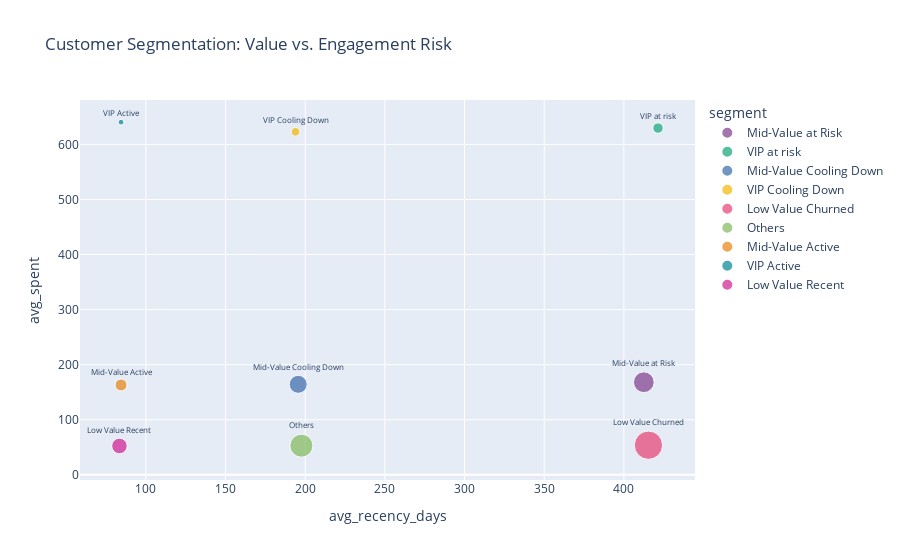

Notebook code cell kept with this figure:
### Code cell
import plotly.express as px


fig = px.scatter(customer_segments, 
                 x = 'avg_recency_days',
                 y = 'avg_spent',
                 size='customer_count',
                 color = 'segment',
                 color_discrete_sequence=px.colors.qualitative.Bold,
                 text = 'segment',
                 hover_data = ['revenue_pct', 'customer_pct', 'total_revenue'], 
                 title = 'Customer Segmentation: Value vs. Engagement Risk')

fig.update_traces(textposition ='top center', textfont_size = 8)
fig.show()

### Figure 1 — Plotly figure (JSON) as saved in the notebook; plotly's stock layout.template omitted (floating-point values rounded to 4 significant figures)
{"data": [{"customdata": [[19.7, 16, 2601098]], "hovertemplate": "segment=%{text}<br>avg_recency_days=%{x}<br>avg_spent=%{y}<br>customer_count=%{marker.size}<br>revenue_pct=%{customdata[0]}<br>customer_pct=%{customdata[1]}<br>total_revenue=%{customdata[2]}<extra></extra>", "legendgroup": "Mid-Value at Risk", "marker": {"color": "rgb(127, 60, 141)", "size": [15472], "sizemode": "area", "sizeref": 71.91, "symbol": "circle"}, "mode": "markers+text", "name": "Mid-Value at Risk", "orientation": "v", "showlegend": true, "text": ["Mid-Value at Risk"], "textfont": {"size": 8}, "textposition": "top center", "type": "scatter", "x": [412.5], "xaxis": "x", "y": [168.1], "yaxis": "y"}, {"customdata": [[18.4, 4, 2437778]], "hovertemplate": "segment=%{text}<br>avg_recency_days=%{x}<br>avg_spent=%{y}<br>customer_count=%{marker.size}<br>revenue_pct=%{customdata[0]}<br>customer_pct=%{customdata[1]}<br>total_revenue=%{customdata[2]}<extra></extra>", "legendgroup": "VIP at risk", "marker": {"color": "rgb(17, 165, 121)", "size": [3871], "sizemode": "area", "sizeref": 71.91, "symbol": "circle"}, "mode": "markers+text", "name": "VIP at risk", "orientation": "v", "showlegend": true, "text": ["VIP at risk"], "textfont": {"size": 8}, "textposition": "top center", "type": "scatter", "x": [421.4], "xaxis": "x", "y": [629.8], "yaxis": "y"}, {"customdata": [[14.5, 12.1, 1915424]], "hovertemplate": "segment=%{text}<br>avg_recency_days=%{x}<br>avg_spent=%{y}<br>customer_count=%{marker.size}<br>revenue_pct=%{customdata[0]}<br>customer_pct=%{customdata[1]}<br>total_revenue=%{customdata[2]}<extra></extra>", "legendgroup": "Mid-Value Cooling Down", "marker": {"color": "rgb(57, 105, 172)", "size": [11659], "sizemode": "area", "sizeref": 71.91, "symbol": "circle"}, "mode": "markers+text", "name": "Mid-Value Cooling Down", "orientation": "v", "showlegend": true, "text": ["Mid-Value Cooling Down"], "textfont": {"size": 8}, "textposition": "top center", "type": "scatter", "x": [195.6], "xaxis": "x", "y": [164.3], "yaxis": "y"}, {"customdata": [[12.8, 2.8, 1691807]], "hovertemplate": "segment=%{text}<br>avg_recency_days=%{x}<br>avg_spent=%{y}<br>customer_count=%{marker.size}<br>revenue_pct=%{customdata[0]}<br>customer_pct=%{customdata[1]}<br>total_revenue=%{customdata[2]}<extra></extra>", "legendgroup": "VIP Cooling Down", "marker": {"color": "rgb(242, 183, 1)", "size": [2716], "sizemode": "area", "sizeref": 71.91, "symbol": "circle"}, "mode": "markers+text", "name": "VIP Cooling Down", "orientation": "v", "showlegend": true, "text": ["VIP Cooling Down"], "textfont": {"size": 8}, "textposition": "top center", "type": "scatter", "x": [193.9], "xaxis": "x", "y": [622.9], "yaxis": "y"}, {"customdata": [[11.7, 29.8, 1546042]], "hovertemplate": "segment=%{text}<br>avg_recency_days=%{x}<br>avg_spent=%{y}<br>customer_count=%{marker.size}<br>revenue_pct=%{customdata[0]}<br>customer_pct=%{customdata[1]}<br>total_revenue=%{customdata[2]}<extra></extra>", "legendgroup": "Low Value Churned", "marker": {"color": "rgb(231, 63, 116)", "size": [28765], "sizemode": "area", "sizeref": 71.91, "symbol": "circle"}, "mode": "markers+text", "name": "Low Value Churned", "orientation": "v", "showlegend": true, "text": ["Low Value Churned"], "textfont": {"size": 8}, "textposition": "top center", "type": "scatter", "x": [415.4], "xaxis": "x", "y": [53.75], "yaxis": "y"}, {"customdata": [[7.6, 19.8, 1007598]], "hovertemplate": "segment=%{text}<br>avg_recency_days=%{x}<br>avg_spent=%{y}<br>customer_count=%{marker.size}<br>revenue_pct=%{customdata[0]}<br>customer_pct=%{customdata[1]}<br>total_revenue=%{customdata[2]}<extra></extra>", "legendgroup": "Others", "marker": {"color": "rgb(128, 186, 90)", "size": [19062], "sizemode": "area", "sizeref": 71.91, "symbol": "circle"}, "mode": "markers+text", "name": "Others", "orientation": "v", "showlegend": true, "text": ["Others"], "textfont": {"size": 8}, "textposition": "top center", "type": "scatter", "x": [197.6], "xaxis": "x", "y": [52.86], "yaxis": "y"}, {"customdata": [[6.3, 5.3, 831007]], "hovertemplate": "segment=%{text}<br>avg_recency_days=%{x}<br>avg_spent=%{y}<br>customer_count=%{marker.size}<br>revenue_pct=%{customdata[0]}<br>customer_pct=%{customdata[1]}<br>total_revenue=%{customdata[2]}<extra></extra>", "legendgroup": "Mid-Value Active", "marker": {"color": "rgb(230, 131, 16)", "size": [5094], "sizemode": "area", "sizeref": 71.91, "symbol": "circle"}, "mode": "markers+text", "name": "Mid-Value Active", "orientation": "v", "showlegend": true, "text": ["Mid-Value Active"], "textfont": {"size": 8}, "textposition": "top center", "type": "scatter", "x": [84.4], "xaxis": "x", "y": [163.1], "yaxis": "y"}, {"customdata": [[5.6, 1.2, 735879]], "hovertemplate": "segment=%{text}<br>avg_recency_days=%{x}<br>avg_spent=%{y}<br>customer_count=%{marker.size}<br>revenue_pct=%{customdata[0]}<br>customer_pct=%{customdata[1]}<br>total_revenue=%{customdata[2]}<extra></extra>", "legendgroup": "VIP Active", "marker": {"color": "rgb(0, 134, 149)", "size": [1149], "sizemode": "area", "sizeref": 71.91, "symbol": "circle"}, "mode": "markers+text", "name": "VIP Active", "orientation": "v", "showlegend": true, "text": ["VIP Active"], "textfont": {"size": 8}, "textposition": "top center", "type": "scatter", "x": [84.4], "xaxis": "x", "y": [640.5], "yaxis": "y"}, {"customdata": [[3.4, 9, 454865]], "hovertemplate": "segment=%{text}<br>avg_recency_days=%{x}<br>avg_spent=%{y}<br>customer_count=%{marker.size}<br>revenue_pct=%{customdata[0]}<br>customer_pct=%{customdata[1]}<br>total_revenue=%{customdata[2]}<extra></extra>", "legendgroup": "Low Value Recent", "marker": {"color": "rgb(207, 28, 144)", "size": [8690], "sizemode": "area", "sizeref": 71.91, "symbol": "circle"}, "mode": "markers+text", "name": "Low Value Recent", "orientation": "v", "showlegend": true, "text": ["Low Value Recent"], "textfont": {"size": 8}, "textposition": "top center", "type": "scatter", "x": [83.4], "xaxis": "x", "y": [52.34], "yaxis": "y"}], "layout": {"legend": {"itemsizing": "constant", "title": {"text": "segment"}, "tracegroupgap": 0}, "title": {"text": "Customer Segmentation: Value vs. Engagement Risk"}, "xaxis": {"anchor": "y", "domain": [0, 1], "title": {"text": "avg_recency_days"}}, "yaxis": {"anchor": "x", "domain": [0, 1], "title": {"text": "avg_spent"}}}}
